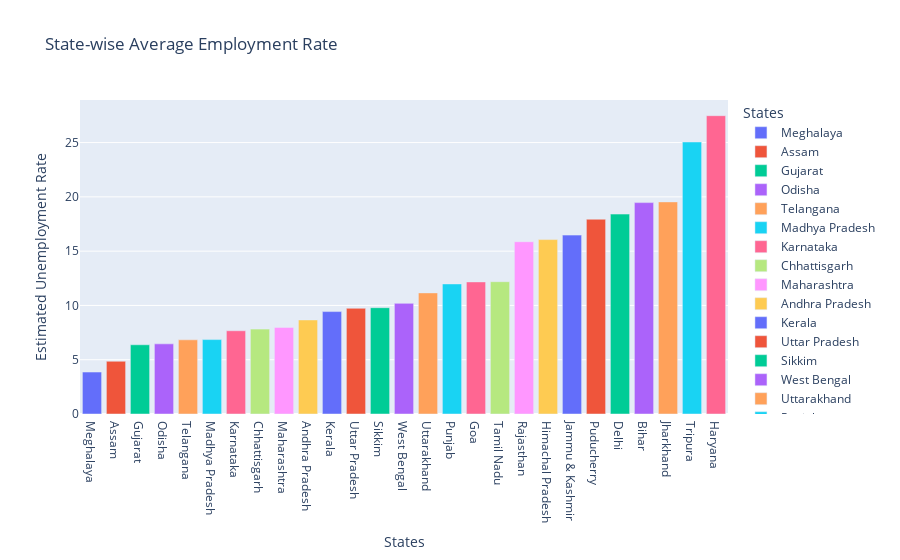

Source (notebook cell):
### Code cell
#plotting a "Bar-plot" to find the "average unemployment rate in each state"
newDF = df[['Estimated Unemployment Rate','States']]

#grouping the dataframe by 'States' and finding the corresponding 'mean'
newDF = newDF.groupby('States').mean().reset_index()

#sorting the values in the dataframe
newDF = newDF.sort_values('Estimated Unemployment Rate')

fig = px.bar(newDF, 
             x='States',
             y='Estimated Unemployment Rate',
             color='States',
             title='State-wise Average Employment Rate')
fig.show()

### Figure 1 — Plotly figure (JSON) as saved in the notebook; plotly's stock layout.template omitted (floating-point values rounded to 4 significant figures)
{"data": [{"hovertemplate": "States=%{x}<br>Estimated Unemployment Rate=%{y}<extra></extra>", "legendgroup": "Meghalaya", "marker": {"color": "#636efa", "pattern": {"shape": ""}}, "name": "Meghalaya", "orientation": "v", "showlegend": true, "textposition": "auto", "type": "bar", "x": ["Meghalaya"], "xaxis": "x", "y": [3.866], "yaxis": "y"}, {"hovertemplate": "States=%{x}<br>Estimated Unemployment Rate=%{y}<extra></extra>", "legendgroup": "Assam", "marker": {"color": "#EF553B", "pattern": {"shape": ""}}, "name": "Assam", "orientation": "v", "showlegend": true, "textposition": "auto", "type": "bar", "x": ["Assam"], "xaxis": "x", "y": [4.856], "yaxis": "y"}, {"hovertemplate": "States=%{x}<br>Estimated Unemployment Rate=%{y}<extra></extra>", "legendgroup": "Gujarat", "marker": {"color": "#00cc96", "pattern": {"shape": ""}}, "name": "Gujarat", "orientation": "v", "showlegend": true, "textposition": "auto", "type": "bar", "x": ["Gujarat"], "xaxis": "x", "y": [6.376], "yaxis": "y"}, {"hovertemplate": "States=%{x}<br>Estimated Unemployment Rate=%{y}<extra></extra>", "legendgroup": "Odisha", "marker": {"color": "#ab63fa", "pattern": {"shape": ""}}, "name": "Odisha", "orientation": "v", "showlegend": true, "textposition": "auto", "type": "bar", "x": ["Odisha"], "xaxis": "x", "y": [6.462], "yaxis": "y"}, {"hovertemplate": "States=%{x}<br>Estimated Unemployment Rate=%{y}<extra></extra>", "legendgroup": "Telangana", "marker": {"color": "#FFA15A", "pattern": {"shape": ""}}, "name": "Telangana", "orientation": "v", "showlegend": true, "textposition": "auto", "type": "bar", "x": ["Telangana"], "xaxis": "x", "y": [6.833], "yaxis": "y"}, {"hovertemplate": "States=%{x}<br>Estimated Unemployment Rate=%{y}<extra></extra>", "legendgroup": "Madhya Pradesh", "marker": {"color": "#19d3f3", "pattern": {"shape": ""}}, "name": "Madhya Pradesh", "orientation": "v", "showlegend": true, "textposition": "auto", "type": "bar", "x": ["Madhya Pradesh"], "xaxis": "x", "y": [6.854], "yaxis": "y"}, {"hovertemplate": "States=%{x}<br>Estimated Unemployment Rate=%{y}<extra></extra>", "legendgroup": "Karnataka", "marker": {"color": "#FF6692", "pattern": {"shape": ""}}, "name": "Karnataka", "orientation": "v", "showlegend": true, "textposition": "auto", "type": "bar", "x": ["Karnataka"], "xaxis": "x", "y": [7.668], "yaxis": "y"}, {"hovertemplate": "States=%{x}<br>Estimated Unemployment Rate=%{y}<extra></extra>", "legendgroup": "Chhattisgarh", "marker": {"color": "#B6E880", "pattern": {"shape": ""}}, "name": "Chhattisgarh", "orientation": "v", "showlegend": true, "textposition": "auto", "type": "bar", "x": ["Chhattisgarh"], "xaxis": "x", "y": [7.819], "yaxis": "y"}, {"hovertemplate": "States=%{x}<br>Estimated Unemployment Rate=%{y}<extra></extra>", "legendgroup": "Maharashtra", "marker": {"color": "#FF97FF", "pattern": {"shape": ""}}, "name": "Maharashtra", "orientation": "v", "showlegend": true, "textposition": "auto", "type": "bar", "x": ["Maharashtra"], "xaxis": "x", "y": [7.979], "yaxis": "y"}, {"hovertemplate": "States=%{x}<br>Estimated Unemployment Rate=%{y}<extra></extra>", "legendgroup": "Andhra Pradesh", "marker": {"color": "#FECB52", "pattern": {"shape": ""}}, "name": "Andhra Pradesh", "orientation": "v", "showlegend": true, "textposition": "auto", "type": "bar", "x": ["Andhra Pradesh"], "xaxis": "x", "y": [8.664], "yaxis": "y"}, {"hovertemplate": "States=%{x}<br>Estimated Unemployment Rate=%{y}<extra></extra>", "legendgroup": "Kerala", "marker": {"color": "#636efa", "pattern": {"shape": ""}}, "name": "Kerala", "orientation": "v", "showlegend": true, "textposition": "auto", "type": "bar", "x": ["Kerala"], "xaxis": "x", "y": [9.434], "yaxis": "y"}, {"hovertemplate": "States=%{x}<br>Estimated Unemployment Rate=%{y}<extra></extra>", "legendgroup": "Uttar Pradesh", "marker": {"color": "#EF553B", "pattern": {"shape": ""}}, "name": "Uttar Pradesh", "orientation": "v", "showlegend": true, "textposition": "auto", "type": "bar", "x": ["Uttar Pradesh"], "xaxis": "x", "y": [9.737], "yaxis": "y"}, {"hovertemplate": "States=%{x}<br>Estimated Unemployment Rate=%{y}<extra></extra>", "legendgroup": "Sikkim", "marker": {"color": "#00cc96", "pattern": {"shape": ""}}, "name": "Sikkim", "orientation": "v", "showlegend": true, "textposition": "auto", "type": "bar", "x": ["Sikkim"], "xaxis": "x", "y": [9.793], "yaxis": "y"}, {"hovertemplate": "States=%{x}<br>Estimated Unemployment Rate=%{y}<extra></extra>", "legendgroup": "West Bengal", "marker": {"color": "#ab63fa", "pattern": {"shape": ""}}, "name": "West Bengal", "orientation": "v", "showlegend": true, "textposition": "auto", "type": "bar", "x": ["West Bengal"], "xaxis": "x", "y": [10.19], "yaxis": "y"}, {"hovertemplate": "States=%{x}<br>Estimated Unemployment Rate=%{y}<extra></extra>", "legendgroup": "Uttarakhand", "marker": {"color": "#FFA15A", "pattern": {"shape": ""}}, "name": "Uttarakhand", "orientation": "v", "showlegend": true, "textposition": "auto", "type": "bar", "x": ["Uttarakhand"], "xaxis": "x", "y": [11.16], "yaxis": "y"}, {"hovertemplate": "States=%{x}<br>Estimated Unemployment Rate=%{y}<extra></extra>", "legendgroup": "Punjab", "marker": {"color": "#19d3f3", "pattern": {"shape": ""}}, "name": "Punjab", "orientation": "v", "showlegend": true, "textposition": "auto", "type": "bar", "x": ["Punjab"], "xaxis": "x", "y": [11.98], "yaxis": "y"}, {"hovertemplate": "States=%{x}<br>Estimated Unemployment Rate=%{y}<extra></extra>", "legendgroup": "Goa", "marker": {"color": "#FF6692", "pattern": {"shape": ""}}, "name": "Goa", "orientation": "v", "showlegend": true, "textposition": "auto", "type": "bar", "x": ["Goa"], "xaxis": "x", "y": [12.17], "yaxis": "y"}, {"hovertemplate": "States=%{x}<br>Estimated Unemployment Rate=%{y}<extra></extra>", "legendgroup": "Tamil Nadu", "marker": {"color": "#B6E880", "pattern": {"shape": ""}}, "name": "Tamil Nadu", "orientation": "v", "showlegend": true, "textposition": "auto", "type": "bar", "x": ["Tamil Nadu"], "xaxis": "x", "y": [12.19], "yaxis": "y"}, {"hovertemplate": "States=%{x}<br>Estimated Unemployment Rate=%{y}<extra></extra>", "legendgroup": "Rajasthan", "marker": {"color": "#FF97FF", "pattern": {"shape": ""}}, "name": "Rajasthan", "orientation": "v", "showlegend": true, "textposition": "auto", "type": "bar", "x": ["Rajasthan"], "xaxis": "x", "y": [15.87], "yaxis": "y"}, {"hovertemplate": "States=%{x}<br>Estimated Unemployment Rate=%{y}<extra></extra>", "legendgroup": "Himachal Pradesh", "marker": {"color": "#FECB52", "pattern": {"shape": ""}}, "name": "Himachal Pradesh", "orientation": "v", "showlegend": true, "textposition": "auto", "type": "bar", "x": ["Himachal Pradesh"], "xaxis": "x", "y": [16.07], "yaxis": "y"}, {"hovertemplate": "States=%{x}<br>Estimated Unemployment Rate=%{y}<extra></extra>", "legendgroup": "Jammu & Kashmir", "marker": {"color": "#636efa", "pattern": {"shape": ""}}, "name": "Jammu & Kashmir", "orientation": "v", "showlegend": true, "textposition": "auto", "type": "bar", "x": ["Jammu & Kashmir"], "xaxis": "x", "y": [16.48], "yaxis": "y"}, {"hovertemplate": "States=%{x}<br>Estimated Unemployment Rate=%{y}<extra></extra>", "legendgroup": "Puducherry", "marker": {"color": "#EF553B", "pattern": {"shape": ""}}, "name": "Puducherry", "orientation": "v", "showlegend": true, "textposition": "auto", "type": "bar", "x": ["Puducherry"], "xaxis": "x", "y": [17.94], "yaxis": "y"}, {"hovertemplate": "States=%{x}<br>Estimated Unemployment Rate=%{y}<extra></extra>", "legendgroup": "Delhi", "marker": {"color": "#00cc96", "pattern": {"shape": ""}}, "name": "Delhi", "orientation": "v", "showlegend": true, "textposition": "auto", "type": "bar", "x": ["Delhi"], "xaxis": "x", "y": [18.41], "yaxis": "y"}, {"hovertemplate": "States=%{x}<br>Estimated Unemployment Rate=%{y}<extra></extra>", "legendgroup": "Bihar", "marker": {"color": "#ab63fa", "pattern": {"shape": ""}}, "name": "Bihar", "orientation": "v", "showlegend": true, "textposition": "auto", "type": "bar", "x": ["Bihar"], "xaxis": "x", "y": [19.47], "yaxis": "y"}, {"hovertemplate": "States=%{x}<br>Estimated Unemployment Rate=%{y}<extra></extra>", "legendgroup": "Jharkhand", "marker": {"color": "#FFA15A", "pattern": {"shape": ""}}, "name": "Jharkhand", "orientation": "v", "showlegend": true, "textposition": "auto", "type": "bar", "x": ["Jharkhand"], "xaxis": "x", "y": [19.54], "yaxis": "y"}, {"hovertemplate": "States=%{x}<br>Estimated Unemployment Rate=%{y}<extra></extra>", "legendgroup": "Tripura", "marker": {"color": "#19d3f3", "pattern": {"shape": ""}}, "name": "Tripura", "orientation": "v", "showlegend": true, "textposition": "auto", "type": "bar", "x": ["Tripura"], "xaxis": "x", "y": [25.05], "yaxis": "y"}, {"hovertemplate": "States=%{x}<br>Estimated Unemployment Rate=%{y}<extra></extra>", "legendgroup": "Haryana", "marker": {"color": "#FF6692", "pattern": {"shape": ""}}, "name": "Haryana", "orientation": "v", "showlegend": true, "textposition": "auto", "type": "bar", "x": ["Haryana"], "xaxis": "x", "y": [27.48], "yaxis": "y"}], "layout": {"barmode": "relative", "legend": {"title": {"text": "States"}, "tracegroupgap": 0}, "title": {"text": "State-wise Average Employment Rate"}, "xaxis": {"anchor": "y", "categoryarray": ["Meghalaya", "Assam", "Gujarat", "Odisha", "Telangana", "Madhya Pradesh", "Karnataka", "Chhattisgarh", "Maharashtra", "Andhra Pradesh", "Kerala", "Uttar Pradesh", "Sikkim", "West Bengal", "Uttarakhand", "Punjab", "Goa", "Tamil Nadu", "Rajasthan", "Himachal Pradesh", "Jammu & Kashmir", "Puducherry", "Delhi", "Bihar", "Jharkhand", "Tripura", "Haryana"], "categoryorder": "array", "domain": [0, 1], "title": {"text": "States"}}, "yaxis": {"anchor": "x", "domain": [0, 1], "title": {"text": "Estimated Unemployment Rate"}}}}
